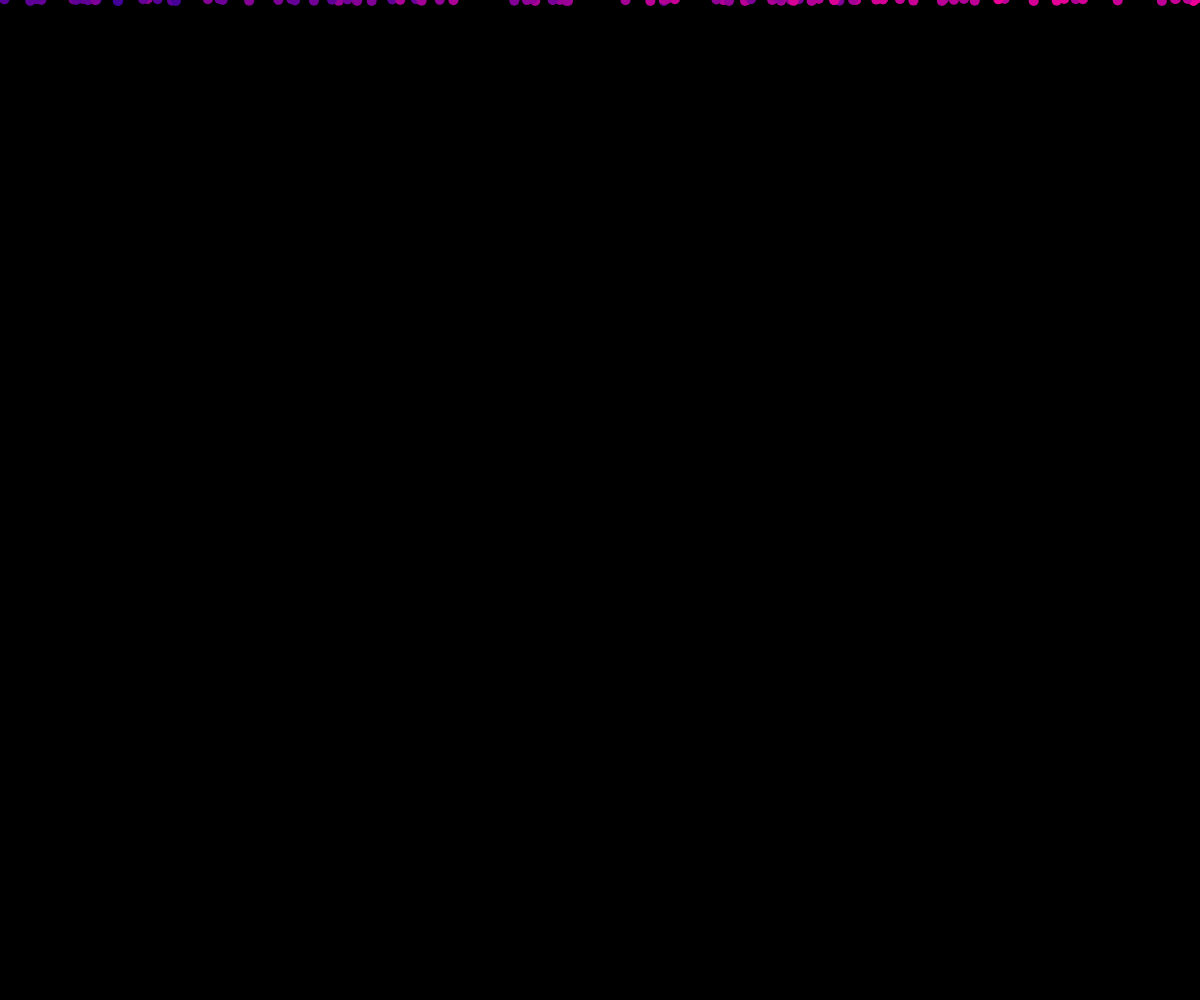
Frame 1 (no input)
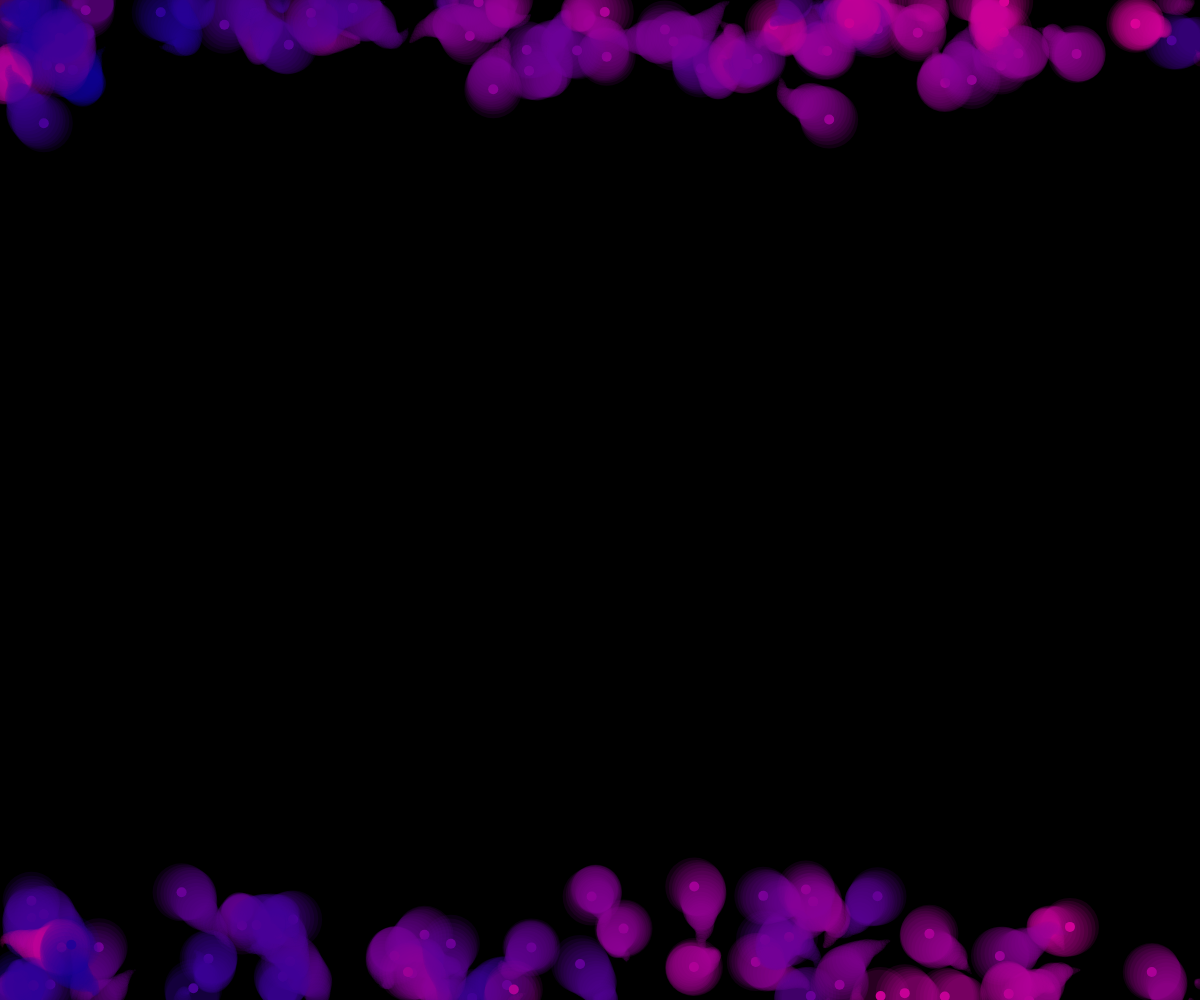
Frame 60 (no input)
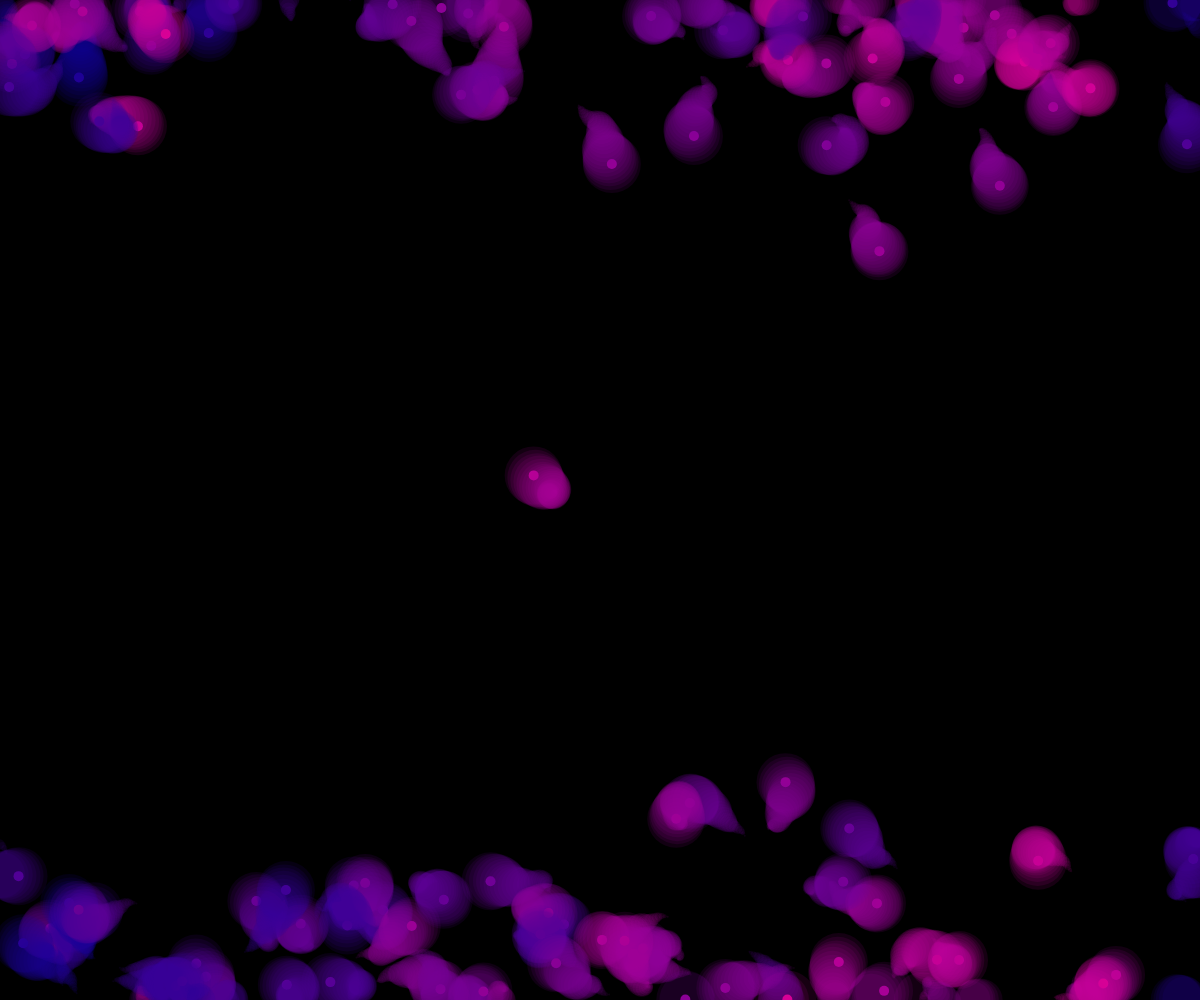
Frame 120 (the mouse pressed at the canvas centre since frame 60)

The p5.js sketch that drew these frames (run headless with seeded random() and noise() and a simulated clock; from frame 60 on, the mouse is pressed at the canvas centre):

// p5.js sketch
// ── sketch.js
// Press any key to delete a purple thing.Click anywhere to add one more.
var particles = [];
var cnoise = 0;
var particlesNum = 100;

function setup() {
    createCanvas(windowWidth, windowHeight);
    //pixelDensity(1);
    angleMode(DEGREES);
    for (var i = 0; i < particlesNum; i++) {
        particles[i] = new Particle(random(width), 0, map(noise(cnoise + i), 0, 1, 0, 255));
    }
}


function draw() {
    background(0);
    for (var i = 0; i < particles.length; i++) {
        particles[i].applyForce();
        particles[i].update();
        particles[i].display();
        particles[i].checkEdges();
    }
}

function mousePressed() {
    particles.push(new Particle(mouseX, mouseY, map(noise(cnoise), 0, 1, 0, 255)));
    cnoise += 0.1;
}

function keyPressed() {
    particles.splice(0, 90);
}

function Particle(x, y, c) {
    this.size = 10;

    this.pos = new p5.Vector(x, y); // in processing new PVector(x, y);
    this.vel = new p5.Vector(0, 0); //
    this.acc = new p5.Vector(0, 0); //
    this.history = [];

    this.maxvel = 3;
    this.col = c || 255;

    this.update = function() {
        this.vel.add(this.acc);
        this.vel.limit(this.maxvel);
        this.pos.add(this.vel);

        this.acc.mult(0);

        var hv = createVector(this.pos.x, this.pos.y);
        this.history.push(hv);
        if (this.history.length > 30) {
            this.history.splice(0, 1); 
        }
    }

    this.display = function() {
        noStroke();
        var ca = constrain(c + 30, 0, 250);
        fill(ca, 0, 150);
        ellipse(this.pos.x, this.pos.y, this.size, this.size);
        fill(c, 0, 150, 30);
        for (var i = 0; i < this.history.length; i++) {
            ellipse(this.history[i].x, this.history[i].y, i * 2, i * 2);
        }
    }

    this.applyForce = function() {
        var myAngle = random(-360, 360);
        this.acc = p5.Vector.fromAngle(radians(myAngle));
    }

    this.checkEdges = function() {
        if (this.pos.x > width) {
            this.pos.x = 0;
        } else if (this.pos.x < 0) {
            this.pos.x = width;
        }

        if (this.pos.y > height) {
            this.pos.y = 0;
        } else if (this.pos.y < 0) {
            this.pos.y = height;
        }
    }

}
